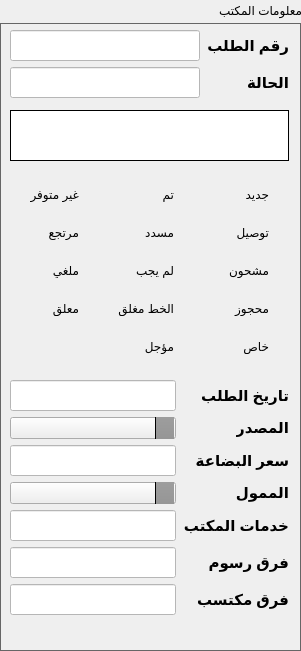
   <widget class="QGroupBox" name="gpOfficeInfo">
    <property name="geometry">
     <rect>
      <x>861</x>
      <y>70</y>
      <width>301</width>
      <height>651</height>
     </rect>
    </property>
    <property name="layoutDirection">
     <enum>Qt::RightToLeft</enum>
    </property>
    <property name="styleSheet">
     <string notr="true">QGroupBox 
{
    border: 1px solid;
    border-color: #666666;
    margin-top: 23px;

}


QGroupBox#gpOfficeInfo::title  
{
    background-color: #a0a2a4;
    color: #000;
	subcontrol-position: top left;
    subcontrol-origin: margin;
    padding: 5px;
	border: 1px solid #000;
	border-bottom: none;

}
</string>
    </property>
    <property name="title">
     <string>معلومات المكتب</string>
    </property>
    <property name="flat">
     <bool>false</bool>
    </property>
    <property name="checkable">
     <bool>false</bool>
    </property>
    <widget class="QWidget" name="formLayoutWidget">
     <property name="geometry">
      <rect>
       <x>10</x>
       <y>30</y>
       <width>279</width>
       <height>72</height>
      </rect>
     </property>
     <layout class="QFormLayout" name="formLayout">
      <item row="0" column="0">
       <widget class="QLabel" name="label_2">
        <property name="font">
         <font>
          <family>Arial</family>
          <pointsize>11</pointsize>
          <bold>true</bold>
         </font>
        </property>
        <property name="text">
         <string>رقم الطلب</string>
        </property>
       </widget>
      </item>
      <item row="0" column="1">
       <widget class="QLineEdit" name="inputOrderNum">
        <property name="font">
         <font>
          <pointsize>14</pointsize>
         </font>
        </property>
        <property name="styleSheet">
         <string notr="true">background-color: rgb(255, 255, 255);</string>
        </property>
       </widget>
      </item>
      <item row="1" column="0">
       <widget class="QLabel" name="label_3">
        <property name="font">
         <font>
          <family>Arial</family>
          <pointsize>11</pointsize>
          <bold>true</bold>
         </font>
        </property>
        <property name="text">
         <string>الحالة</string>
        </property>
       </widget>
      </item>
      <item row="1" column="1">
       <widget class="QLineEdit" name="inputOrderStatus">
        <property name="font">
         <font>
          <pointsize>14</pointsize>
         </font>
        </property>
        <property name="styleSheet">
         <string notr="true">background-color: rgb(255, 255, 255);</string>
        </property>
       </widget>
      </item>
     </layout>
    </widget>
    <widget class="QLabel" name="lblUnknown">
     <property name="geometry">
      <rect>
       <x>10</x>
       <y>110</y>
       <width>279</width>
       <height>51</height>
      </rect>
     </property>
     <property name="font">
      <font>
       <family>Arial</family>
       <pointsize>11</pointsize>
       <bold>true</bold>
      </font>
     </property>
     <property name="styleSheet">
      <string notr="true">background-color: rgb(255, 255, 255);
border: 1px solid black</string>
     </property>
     <property name="text">
      <string/>
     </property>
    </widget>
    <widget class="QWidget" name="layoutWidget">
     <property name="geometry">
      <rect>
       <x>10</x>
       <y>170</y>
       <width>279</width>
       <height>201</height>
      </rect>
     </property>
     <layout class="QVBoxLayout" name="verticalLayout_2" stretch="1,1,1,1,1">
      <item>
       <layout class="QHBoxLayout" name="horizontalLayout">
        <item>
         <widget class="QRadioButton" name="rdbnew">
          <property name="styleSheet">
           <string notr="true">QRadioButton 
{
	color: #000;
	background-color: transparent;

}


QRadioButton#rdbnew::indicator::unchecked:hover 
{
	background-color: darkgray;
	border: 2px solid #46a2da;
	border-radius: 6px;
}


QRadioButton#rdbnew::indicator::checked 
{
	border: 2px solid #52beff;
	border-radius: 6px;
	background-color: #0088da;  
	width: 9px; 
	height: 9px; 

}</string>
          </property>
          <property name="text">
           <string>جديد</string>
          </property>
         </widget>
        </item>
        <item>
         <widget class="QRadioButton" name="rdbDone">
          <property name="styleSheet">
           <string notr="true">QRadioButton 
{
	color: #000;
	background-color: transparent;

}


QRadioButton#rdbDone::indicator::unchecked:hover 
{
	background-color: darkgray;
	border: 2px solid #46a2da;
	border-radius: 6px;
}


QRadioButton#rdbDone::indicator::checked 
{
	border: 2px solid #52beff;
	border-radius: 6px;
	background-color: #0088da;  
	width: 9px; 
	height: 9px; 

}</string>
          </property>
          <property name="text">
           <string>تم</string>
          </property>
         </widget>
        </item>
        <item>
         <widget class="QRadioButton" name="rdbnotAvailble">
          <property name="styleSheet">
           <string notr="true">QRadioButton 
{
	color: #000;
	background-color: transparent;

}


QRadioButton#rdbnotAvailble::indicator::unchecked:hover 
{
	background-color: darkgray;
	border: 2px solid #46a2da;
	border-radius: 6px;
}


QRadioButton#rdbnotAvailble::indicator::checked 
{
	border: 2px solid #52beff;
	border-radius: 6px;
	background-color: #0088da;  
	width: 9px; 
	height: 9px; 

}</string>
          </property>
          <property name="text">
           <string>غير متوفر</string>
          </property>
         </widget>
        </item>
       </layout>
      </item>
      <item>
       <layout class="QHBoxLayout" name="horizontalLayout_2">
        <item>
         <widget class="QRadioButton" name="rdbDelivery">
          <property name="styleSheet">
           <string notr="true">QRadioButton 
{
	color: #000;
	background-color: transparent;

}


QRadioButton#rdbDelivery::indicator::unchecked:hover 
{
	background-color: darkgray;
	border: 2px solid #46a2da;
	border-radius: 6px;
}


QRadioButton#rdbDelivery::indicator::checked 
{
	border: 2px solid #52beff;
	border-radius: 6px;
	background-color: #0088da;  
	width: 9px; 
	height: 9px; 

}</string>
          </property>
          <property name="text">
           <string>توصيل</string>
          </property>
         </widget>
        </item>
        <item>
         <widget class="QRadioButton" name="rdbPayed">
          <property name="styleSheet">
           <string notr="true">QRadioButton 
{
	color: #000;
	background-color: transparent;

}


QRadioButton#rdbPayed::indicator::unchecked:hover 
{
	background-color: darkgray;
	border: 2px solid #46a2da;
	border-radius: 6px;
}


QRadioButton#rdbPayed::indicator::checked 
{
	border: 2px solid #52beff;
	border-radius: 6px;
	background-color: #0088da;  
	width: 9px; 
	height: 9px; 

}</string>
          </property>
          <property name="text">
           <string>مسدد</string>
          </property>
         </widget>
        </item>
        <item>
         <widget class="QRadioButton" name="rdbRefund">
          <property name="styleSheet">
           <string notr="true">QRadioButton 
{
	color: #000;
	background-color: transparent;

}


QRadioButton#rdbRefund::indicator::unchecked:hover 
{
	background-color: darkgray;
	border: 2px solid #46a2da;
	border-radius: 6px;
}


QRadioButton#rdbRefund::indicator::checked 
{
	border: 2px solid #52beff;
	border-radius: 6px;
	background-color: #0088da;  
	width: 9px; 
	height: 9px; 

}</string>
          </property>
          <property name="text">
           <string>مرتجع</string>
          </property>
         </widget>
        </item>
       </layout>
      </item>
      <item>
       <layout class="QHBoxLayout" name="horizontalLayout_3">
        <item>
         <widget class="QRadioButton" name="rdbDelivered">
          <property name="styleSheet">
           <string notr="true">QRadioButton 
{
	color: #000;
	background-color: transparent;

}


QRadioButton#rdbDelivered::indicator::unchecked:hover 
{
	background-color: darkgray;
	border: 2px solid #46a2da;
	border-radius: 6px;
}


QRadioButton#rdbDelivered::indicator::checked 
{
	border: 2px solid #52beff;
	border-radius: 6px;
	background-color: #0088da;  
	width: 9px; 
	height: 9px; 

}</string>
          </property>
          <property name="text">
           <string>مشحون</string>
          </property>
         </widget>
        </item>
        <item>
         <widget class="QRadioButton" name="rdbNoAsnwer">
          <property name="styleSheet">
           <string notr="true">QRadioButton 
{
	color: #000;
	background-color: transparent;

}


QRadioButton#rdbNoAsnwer::indicator::unchecked:hover 
{
	background-color: darkgray;
	border: 2px solid #46a2da;
	border-radius: 6px;
}


QRadioButton#rdbNoAsnwer::indicator::checked 
{
	border: 2px solid #52beff;
	border-radius: 6px;
	background-color: #0088da;  
	width: 9px; 
	height: 9px; 

}</string>
          </property>
          <property name="text">
           <string>لم يجب</string>
          </property>
         </widget>
        </item>
        <item>
         <widget class="QRadioButton" name="rdbCanceld">
          <property name="styleSheet">
           <string notr="true">QRadioButton 
{
	color: #000;
	background-color: transparent;

}


QRadioButton#rdbCanceld::indicator::unchecked:hover 
{
	background-color: darkgray;
	border: 2px solid #46a2da;
	border-radius: 6px;
}


QRadioButton#rdbCanceld::indicator::checked 
{
	border: 2px solid #52beff;
	border-radius: 6px;
	background-color: #0088da;  
	width: 9px; 
	height: 9px; 

}</string>
          </property>
          <property name="text">
           <string>ملغي</string>
          </property>
         </widget>
        </item>
       </layout>
      </item>
      <item>
       <layout class="QHBoxLayout" name="horizontalLayout_4">
        <item>
         <widget class="QRadioButton" name="rdbBooked">
          <property name="styleSheet">
           <string notr="true">QRadioButton 
{
	color: #000;
	background-color: transparent;

}


QRadioButton#rdbBooked::indicator::unchecked:hover 
{
	background-color: darkgray;
	border: 2px solid #46a2da;
	border-radius: 6px;
}


QRadioButton#rdbBooked::indicator::checked 
{
	border: 2px solid #52beff;
	border-radius: 6px;
	background-color: #0088da;  
	width: 9px; 
	height: 9px; 

}</string>
          </property>
          <property name="text">
           <string>محجوز</string>
          </property>
         </widget>
        </item>
        <item>
         <widget class="QRadioButton" name="rdbNoLine">
          <property name="styleSheet">
           <string notr="true">QRadioButton 
{
	color: #000;
	background-color: transparent;

}


QRadioButton#rdbNoLine::indicator::unchecked:hover 
{
	background-color: darkgray;
	border: 2px solid #46a2da;
	border-radius: 6px;
}


QRadioButton#rdbNoLine::indicator::checked 
{
	border: 2px solid #52beff;
	border-radius: 6px;
	background-color: #0088da;  
	width: 9px; 
	height: 9px; 

}</string>
          </property>
          <property name="text">
           <string>الخط مغلق</string>
          </property>
         </widget>
        </item>
        <item>
         <widget class="QRadioButton" name="rdbPending">
          <property name="styleSheet">
           <string notr="true">QRadioButton 
{
	color: #000;
	background-color: transparent;

}


QRadioButton#rdbPending::indicator::unchecked:hover 
{
	background-color: darkgray;
	border: 2px solid #46a2da;
	border-radius: 6px;
}


QRadioButton#rdbPending::indicator::checked 
{
	border: 2px solid #52beff;
	border-radius: 6px;
	background-color: #0088da;  
	width: 9px; 
	height: 9px; 

}</string>
          </property>
          <property name="text">
           <string>معلق</string>
          </property>
         </widget>
        </item>
       </layout>
      </item>
      <item>
       <layout class="QHBoxLayout" name="horizontalLayout_5">
        <item>
         <widget class="QRadioButton" name="rdbSpecial">
          <property name="styleSheet">
           <string notr="true">QRadioButton 
{
	color: #000;
	background-color: transparent;

}


QRadioButton#rdbSpecial::indicator::unchecked:hover 
{
	background-color: darkgray;
	border: 2px solid #46a2da;
	border-radius: 6px;
}


QRadioButton#rdbSpecial::indicator::checked 
{
	border: 2px solid #52beff;
	border-radius: 6px;
	background-color: #0088da;  
	width: 9px; 
	height: 9px; 

}</string>
          </property>
          <property name="text">
           <string>خاص</string>
          </property>
         </widget>
        </item>
        <item>
         <widget class="QRadioButton" name="rdbPostponed">
          <property name="styleSheet">
           <string notr="true">QRadioButton 
{
	color: #000;
	background-color: transparent;

}


QRadioButton#rdbPostponed::indicator::unchecked:hover 
{
	background-color: darkgray;
	border: 2px solid #46a2da;
	border-radius: 6px;
}


QRadioButton#rdbPostponed::indicator::checked 
{
	border: 2px solid #52beff;
	border-radius: 6px;
	background-color: #0088da;  
	width: 9px; 
	height: 9px; 

}</string>
          </property>
          <property name="text">
           <string>مؤجل</string>
          </property>
         </widget>
        </item>
        <item>
         <widget class="QRadioButton" name="btnRefresh">
          <property name="styleSheet">
           <string notr="true">QRadioButton 
{
	color: #000;
	background-color: transparent;

}


QRadioButton#btnRefresh::indicator::unchecked:hover 
{
	background-color: darkgray;
	border: 2px solid #46a2da;
	border-radius: 6px;
}


QRadioButton#btnRefresh::indicator::checked 
{
	border: 2px solid #52beff;
	border-radius: 6px;
	background-color: #0088da;  
	width: 9px; 
	height: 9px; 

}</string>
          </property>
          <property name="text">
           <string/>
          </property>
          <property name="icon">
           <iconset>
            <normaloff>2546705.png</normaloff>2546705.png</iconset>
          </property>
         </widget>
        </item>
       </layout>
      </item>
     </layout>
    </widget>
    <widget class="QWidget" name="layoutWidget">
     <property name="geometry">
      <rect>
       <x>10</x>
       <y>380</y>
       <width>279</width>
       <height>251</height>
      </rect>
     </property>
     <layout class="QFormLayout" name="formLayout_2">
      <item row="0" column="0">
       <widget class="QLabel" name="label_5">
        <property name="font">
         <font>
          <family>Arial</family>
          <pointsize>11</pointsize>
          <bold>true</bold>
         </font>
        </property>
        <property name="text">
         <string>تاريخ الطلب</string>
        </property>
       </widget>
      </item>
      <item row="0" column="1">
       <widget class="QLineEdit" name="inputOrderDate">
        <property name="font">
         <font>
          <pointsize>14</pointsize>
         </font>
        </property>
        <property name="styleSheet">
         <string notr="true">background-color: rgb(255, 255, 255);</string>
        </property>
       </widget>
      </item>
      <item row="1" column="0">
       <widget class="QLabel" name="label_6">
        <property name="font">
         <font>
          <family>Arial</family>
          <pointsize>11</pointsize>
          <bold>true</bold>
         </font>
        </property>
        <property name="text">
         <string>المصدر</string>
        </property>
       </widget>
      </item>
      <item row="2" column="0">
       <widget class="QLabel" name="label_7">
        <property name="font">
         <font>
          <family>Arial</family>
          <pointsize>11</pointsize>
          <bold>true</bold>
         </font>
        </property>
        <property name="text">
         <string>سعر البضاعة</string>
        </property>
       </widget>
      </item>
      <item row="2" column="1">
       <widget class="QLineEdit" name="inputPrice">
        <property name="font">
         <font>
          <pointsize>14</pointsize>
         </font>
        </property>
        <property name="styleSheet">
         <string notr="true">background-color: rgb(255, 255, 255);</string>
        </property>
       </widget>
      </item>
      <item row="3" column="0">
       <widget class="QLabel" name="label_8">
        <property name="font">
         <font>
          <family>Arial</family>
          <pointsize>11</pointsize>
          <bold>true</bold>
         </font>
        </property>
        <property name="text">
         <string>الممول</string>
        </property>
       </widget>
      </item>
      <item row="4" column="1">
       <widget class="QLineEdit" name="inputOffService">
        <property name="font">
         <font>
          <pointsize>14</pointsize>
         </font>
        </property>
        <property name="styleSheet">
         <string notr="true">background-color: rgb(255, 255, 255);</string>
        </property>
       </widget>
      </item>
      <item row="4" column="0">
       <widget class="QLabel" name="label_11">
        <property name="font">
         <font>
          <family>Arial</family>
          <pointsize>11</pointsize>
          <bold>true</bold>
         </font>
        </property>
        <property name="text">
         <string>خدمات المكتب</string>
        </property>
       </widget>
      </item>
      <item row="5" column="1">
       <widget class="QLineEdit" name="inputTaxDiff">
        <property name="font">
         <font>
          <pointsize>14</pointsize>
         </font>
        </property>
        <property name="styleSheet">
         <string notr="true">background-color: rgb(255, 255, 255);</string>
        </property>
       </widget>
      </item>
      <item row="5" column="0">
       <widget class="QLabel" name="label_10">
        <property name="font">
         <font>
          <family>Arial</family>
          <pointsize>11</pointsize>
          <bold>true</bold>
         </font>
        </property>
        <property name="text">
         <string>فرق رسوم</string>
        </property>
       </widget>
      </item>
      <item row="6" column="1">
       <widget class="QLineEdit" name="inputEarnedDiff">
        <property name="font">
         <font>
          <pointsize>14</pointsize>
         </font>
        </property>
        <property name="styleSheet">
         <string notr="true">background-color: rgb(255, 255, 255);</string>
        </property>
       </widget>
      </item>
      <item row="6" column="0">
       <widget class="QLabel" name="label_9">
        <property name="font">
         <font>
          <family>Arial</family>
          <pointsize>11</pointsize>
          <bold>true</bold>
         </font>
        </property>
        <property name="text">
         <string>فرق مكتسب</string>
        </property>
       </widget>
      </item>
      <item row="1" column="1">
       <widget class="QComboBox" name="cbSource">
        <property name="cursor">
         <cursorShape>PointingHandCursor</cursorShape>
        </property>
        <property name="layoutDirection">
         <enum>Qt::LeftToRight</enum>
        </property>
        <property name="styleSheet">
         <string notr="true">QComboBox::drop-down
{
	background-color: qlineargradient(spread:repeat, x1:1, y1:0, x2:1, y2:1, stop:0 rgba(157, 157, 157, 255),stop:1 rgba(150, 150, 150, 255));
    subcontrol-origin: padding;
    subcontrol-position: top right;
    width: 15px;
    border-left-width: 1px;
    border-left-color: black;
    border-left-style: solid; 

}



</string>
        </property>
        <property name="currentText">
         <string/>
        </property>
        <property name="currentIndex">
         <number>-1</number>
        </property>
       </widget>
      </item>
      <item row="3" column="1">
       <widget class="QComboBox" name="cbSponser">
        <property name="cursor">
         <cursorShape>PointingHandCursor</cursorShape>
        </property>
        <property name="layoutDirection">
         <enum>Qt::LeftToRight</enum>
        </property>
        <property name="styleSheet">
         <string notr="true">QComboBox::drop-down
{
	background-color: qlineargradient(spread:repeat, x1:1, y1:0, x2:1, y2:1, stop:0 rgba(157, 157, 157, 255),stop:1 rgba(150, 150, 150, 255));
    subcontrol-origin: padding;
    subcontrol-position: top right;
    width: 15px;
    border-left-width: 1px;
    border-left-color: black;
    border-left-style: solid; 

}



</string>
        </property>
       </widget>
      </item>
     </layout>
    </widget>
   </widget>
